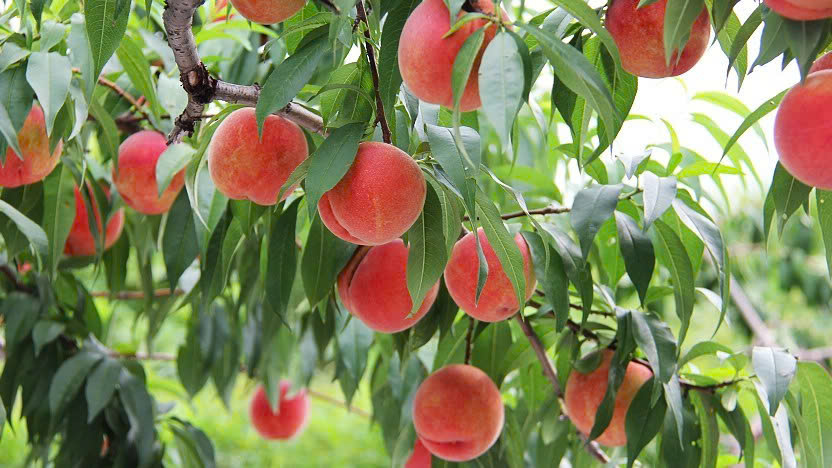
#> input picture images/peach.jpg, 832 x 468 px, found by its file name
$ python baitap_2_v1.py
#> lines starting #> are read from the running program, lines starting #| are printed output that depends on the picture; after the words box and inside, x2 and y2 are one past the last pixel; in counts of white or black regions, pixels touching at a corner belong together
import cv2
import numpy as np

# Bước 1: Đọc ảnh
image = cv2.imread("images/peach.jpg")
#> image is the input picture: shape (468, 832, 3); mean B, G, R 90.8, 133.7, 132.1
blur = cv2.GaussianBlur(image, (7, 7), 0)
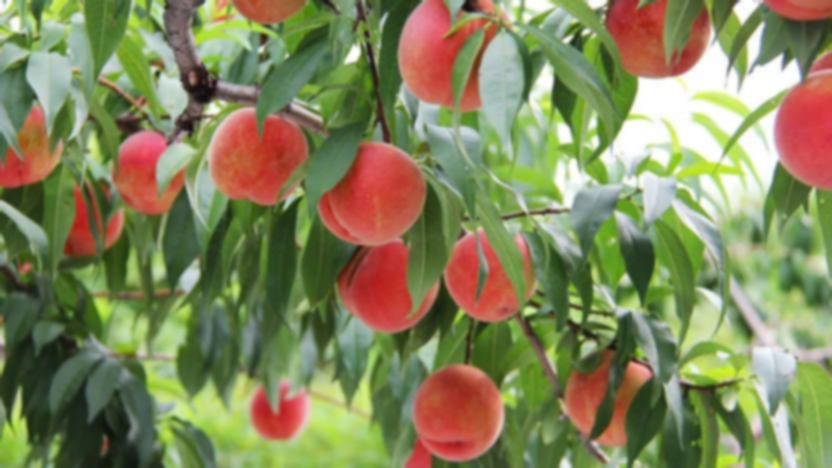
#> blur: shape (468, 832, 3); mean B, G, R 90.8, 133.7, 132.1
cv2.imshow("1. Original Image", image)
cv2.imshow("2. Blurred Image", blur)

# Bước 2: Chuyển sang không gian màu HSV
hsv = cv2.cvtColor(blur, cv2.COLOR_BGR2HSV)
#> hsv: shape (468, 832, 3); mean H, S, V 44.7, 109.1, 151.9
cv2.imshow("3. HSV Image", hsv)

# Bước 3: Tạo mask cho vùng màu của quả đào
lower_peach1 = np.array([0, 100, 100])
upper_peach1 = np.array([10, 255, 255])
mask1 = cv2.inRange(hsv, lower_peach1, upper_peach1)
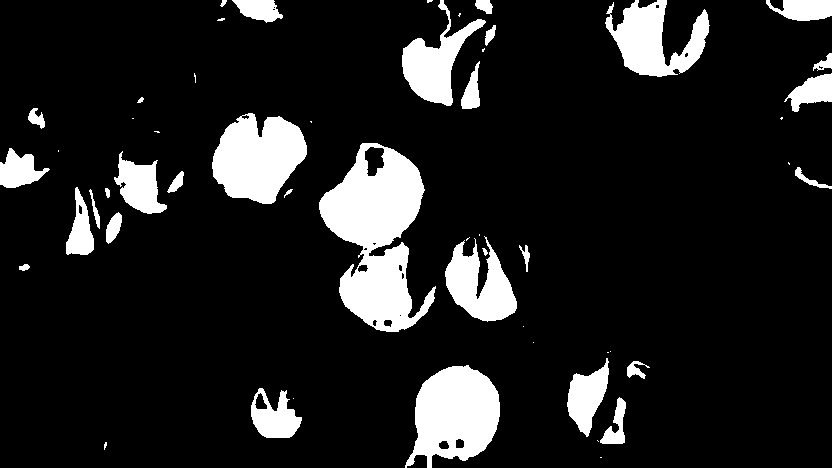
#> mask1: shape (468, 832); 12.5% white; 53 white regions (21 under 20 px), largest, box (x1, y1, x2, y2) and area: (319, 143, 436, 332) 11840, (405, 365, 500, 468) 6585, (212, 113, 307, 204) 6036

lower_peach2 = np.array([170, 100, 100])
upper_peach2 = np.array([180, 255, 255])
mask2 = cv2.inRange(hsv, lower_peach2, upper_peach2)
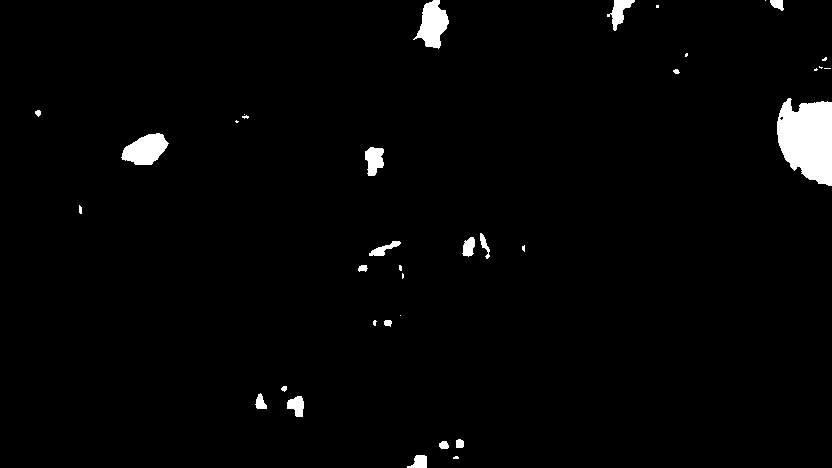
#> mask2: shape (468, 832); 2.1% white; 36 white regions (16 under 20 px), largest, box (x1, y1, x2, y2) and area: (777, 98, 832, 186) 3718, (121, 133, 169, 165) 1005, (413, 0, 449, 49) 1003

mask = cv2.bitwise_or(mask1, mask2)
#> mask: shape (468, 832); 14.6% white; 44 white regions (14 under 20 px), largest, box (x1, y1, x2, y2) and area: (319, 143, 436, 332) 12581, (405, 365, 500, 468) 6910, (212, 113, 307, 204) 6061
cv2.imshow("4. Color Mask", mask)

# Bước 4: Làm sạch mask
kernel = np.ones((5, 5), np.uint8)
mask_cleaned = cv2.morphologyEx(mask, cv2.MORPH_OPEN, kernel)
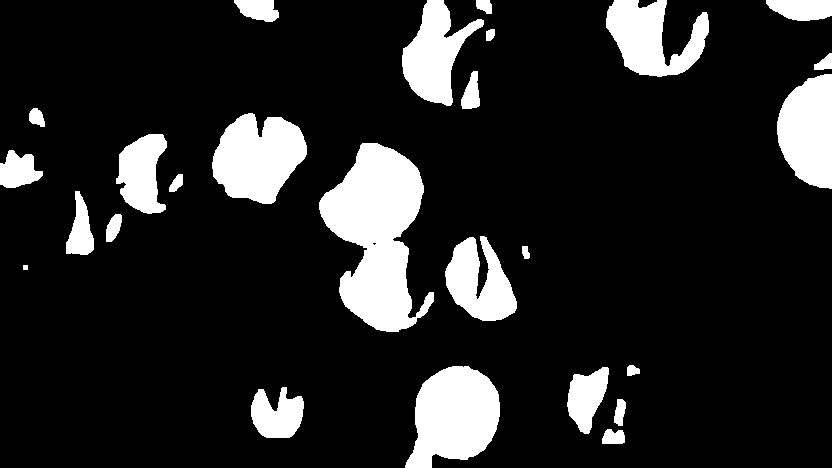
#> mask_cleaned: shape (468, 832); 14.4% white; 26 white regions, largest, box (x1, y1, x2, y2) and area: (319, 143, 434, 332) 12496, (405, 366, 500, 468) 6903, (212, 113, 307, 204) 6058
cv2.imshow("5. After Opening", mask_cleaned)

mask_dilated = cv2.dilate(mask_cleaned, kernel, iterations=2)
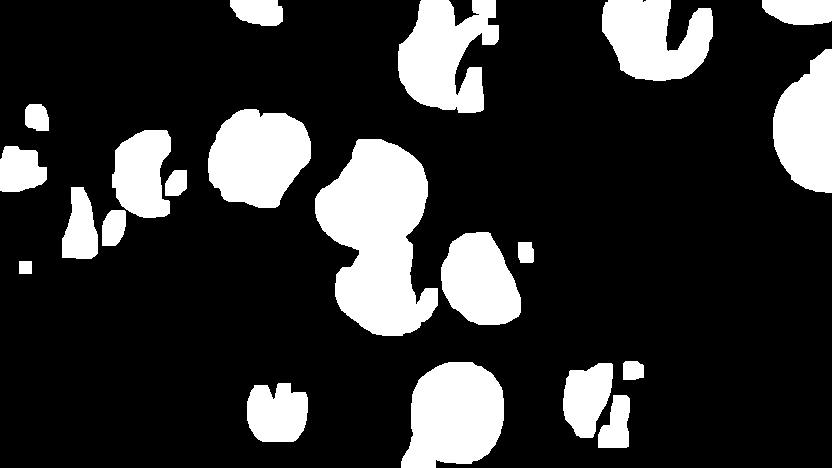
#> mask_dilated: shape (468, 832); 19.9% white; 21 white regions
cv2.imshow("6. After Dilation", mask_dilated)

# Bước 5: Tìm contour và vẽ kết quả
result_image = image.copy()
contours, _ = cv2.findContours(mask_dilated, cv2.RETR_EXTERNAL, cv2.CHAIN_APPROX_SIMPLE)
#> contours = 21 contours; largest, box (x1, y1, x2, y2) and area: (315, 139, 438, 336) 15378, (401, 362, 504, 468) 8296, (208, 109, 311, 208) 7574, (398, 0, 499, 113) 7354, (602, 0, 713, 81) 6276
count = 0
for cnt in contours:
    area = cv2.contourArea(cnt)
    if 1000 < area < 10000:  # Giới hạn kích thước
        x, y, w, h = cv2.boundingRect(cnt)
        cv2.rectangle(result_image, (x, y), (x + w, y + h), (0, 255, 0), 2)
        count += 1
#> this loop made 21 passes
#> (area, x, y, w, h) on passes 1, 2, 3, 4, 8, 10, 12, 14, 15, 17, 18, 19: (1137, 598, 395, 32, 53), (2881, 247, 383, 61, 59), (2596, 563, 363, 50, 75), (8296.5, 401, 362, 103, 106), (5383.5, 441, 232, 80, 93), (1775.5, 62, 187, 36, 72), (1638.5, 0, 146, 47, 46), (3877.5, 112, 130, 59, 88), (7573.5, 208, 109, 103, 99), (6079.5, 773, 49, 59, 144), (1426, 762, 0, 70, 25), (6276, 602, 0, 111, 81)
#> area on passes 5, 7, 9, 11, 13, 16: 332, 280.5, 676, 440.5, 15377.5, 518.5
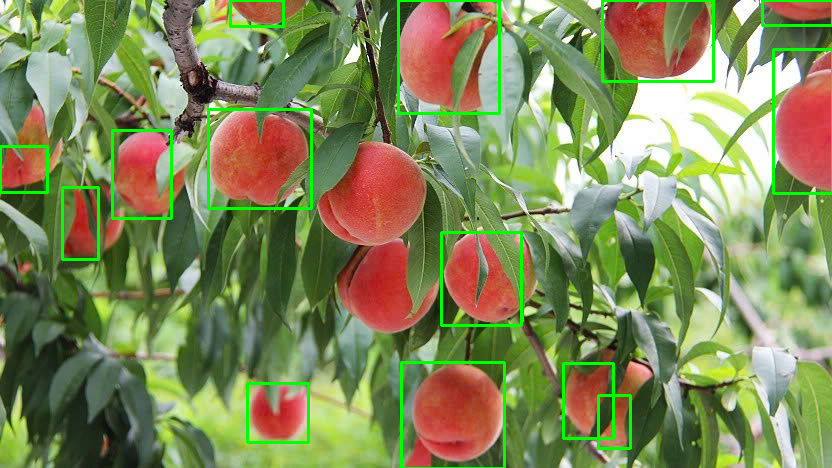
#> result_image: shape (468, 832, 3); 2.89% of pixels changed, all inside (x1, y1, x2, y2) = (0, 0, 832, 468)
#> after the loop, count = 14

# Bước 6: Hiển thị kết quả cuối cùng
cv2.putText(result_image, f"Peach count: {count}", (10, 30), cv2.FONT_HERSHEY_SIMPLEX, 1, (0,0,255), 2)
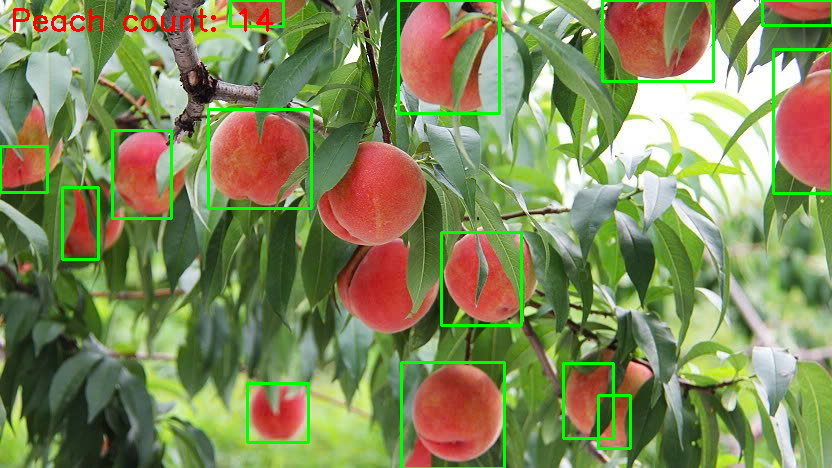
#> result_image: shape (468, 832, 3); 0.4% of pixels changed, all inside (x1, y1, x2, y2) = (13, 8, 274, 32)
cv2.imshow("7. Final Result", result_image)

# Đợi phím bất kỳ để đóng cửa sổ
cv2.waitKey(0)
cv2.destroyAllWindows()

$ run again, with images/apple.jpg copied over images/peach.jpg
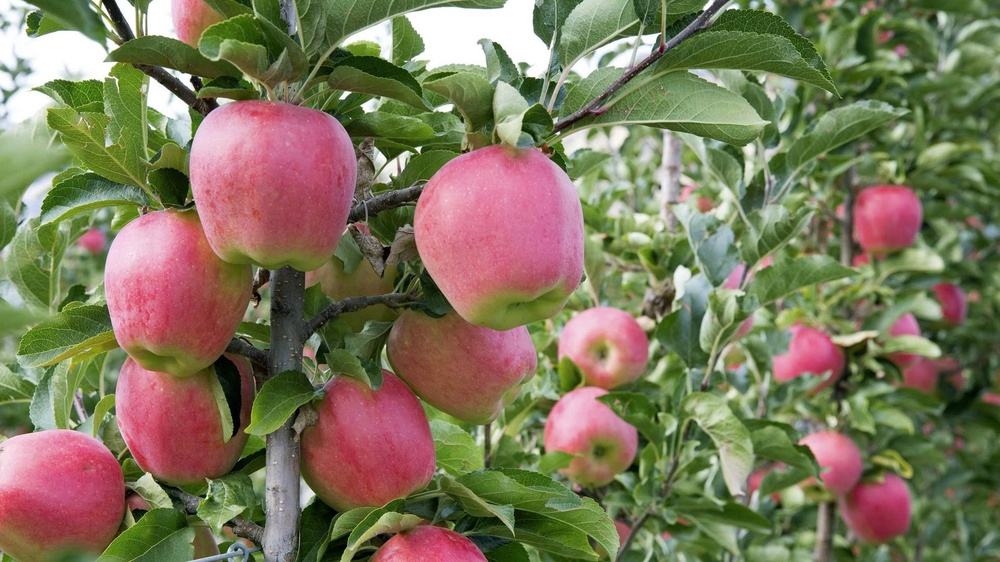
#> input picture images/apple.jpg, 1000 x 562 px, shrunk from 1920 x 1080 before the run, found by its file name
#> image is the input picture: shape (562, 1000, 3); mean B, G, R 91.1, 118.6, 126.1
#> hsv: shape (562, 1000, 3); mean H, S, V 65.5, 106.5, 139.7
#> `mask1 = cv2.inRange(hsv, lower_peach1, upper_peach1)`:
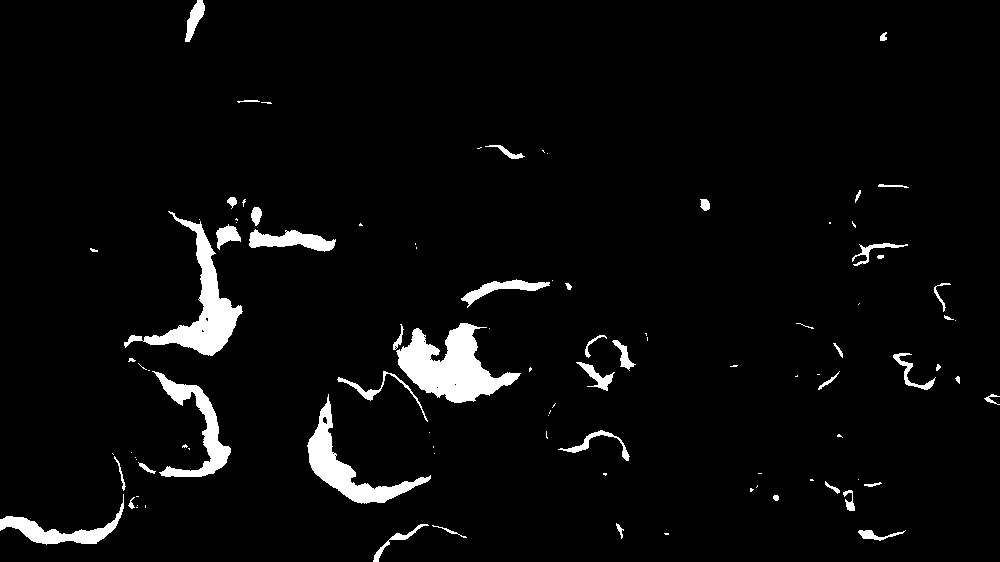
#> mask1: shape (562, 1000); 4.1% white; 98 white regions (50 under 20 px), largest, box (x1, y1, x2, y2) and area: (396, 323, 521, 403) 4948, (124, 211, 243, 356) 3913, (307, 394, 431, 504) 3002
#> mask2: shape (562, 1000); 10.7% white; 52 white regions (19 under 20 px), largest, box (x1, y1, x2, y2) and area: (203, 102, 347, 241) 10774, (327, 374, 434, 489) 7906, (0, 435, 124, 534) 7710
#> mask: shape (562, 1000); 14.8% white; 70 white regions (32 under 20 px), largest, box (x1, y1, x2, y2) and area: (203, 100, 347, 252) 12517, (307, 371, 435, 504) 11349, (120, 211, 243, 356) 9525
#> mask_cleaned: shape (562, 1000); 14.4% white; 35 white regions, largest, box (x1, y1, x2, y2) and area: (204, 100, 346, 251) 12285, (308, 372, 434, 503) 11324, (121, 219, 242, 355) 9421
#> mask_dilated: shape (562, 1000); 19.7% white; 28 white regions
#> contours = 28 contours; largest, box (x1, y1, x2, y2) and area: (117, 96, 350, 359) 27007, (304, 319, 535, 507) 22148, (0, 432, 140, 548) 11510, (119, 369, 235, 481) 9786, (416, 186, 564, 307) 9716
#> the loop `for cnt in contours:` made 28 passes
#> (area, x, y, w, h) on passes 2, 5, 8, 10, 13, 14, 16, 17: (3429.5, 370, 520, 110, 42), (5353.5, 819, 432, 94, 112), (1114, 559, 418, 48, 38), (9786.5, 119, 369, 116, 112), (1634.5, 890, 349, 53, 44), (2667, 775, 323, 72, 59), (1719, 611, 314, 40, 58), (1030, 930, 279, 34, 45)
#> after the loop `for cnt in contours:`: count = 12
#> `cv2.putText(result_image, f"Peach count: {count}", (10, 30), cv2.FONT_..`:
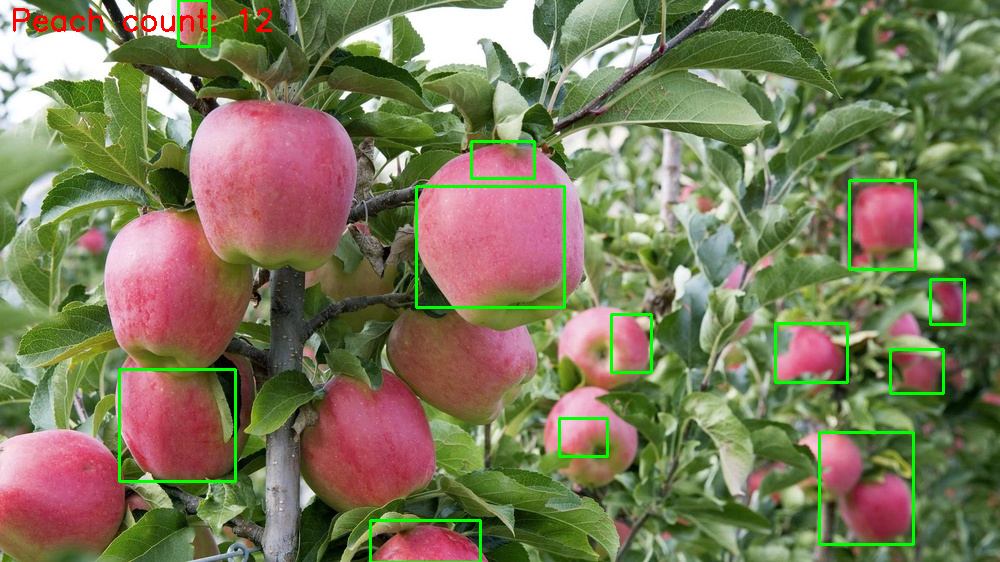
#> result_image: shape (562, 1000, 3); mean B, G, R 89.2, 120.7, 124.2
